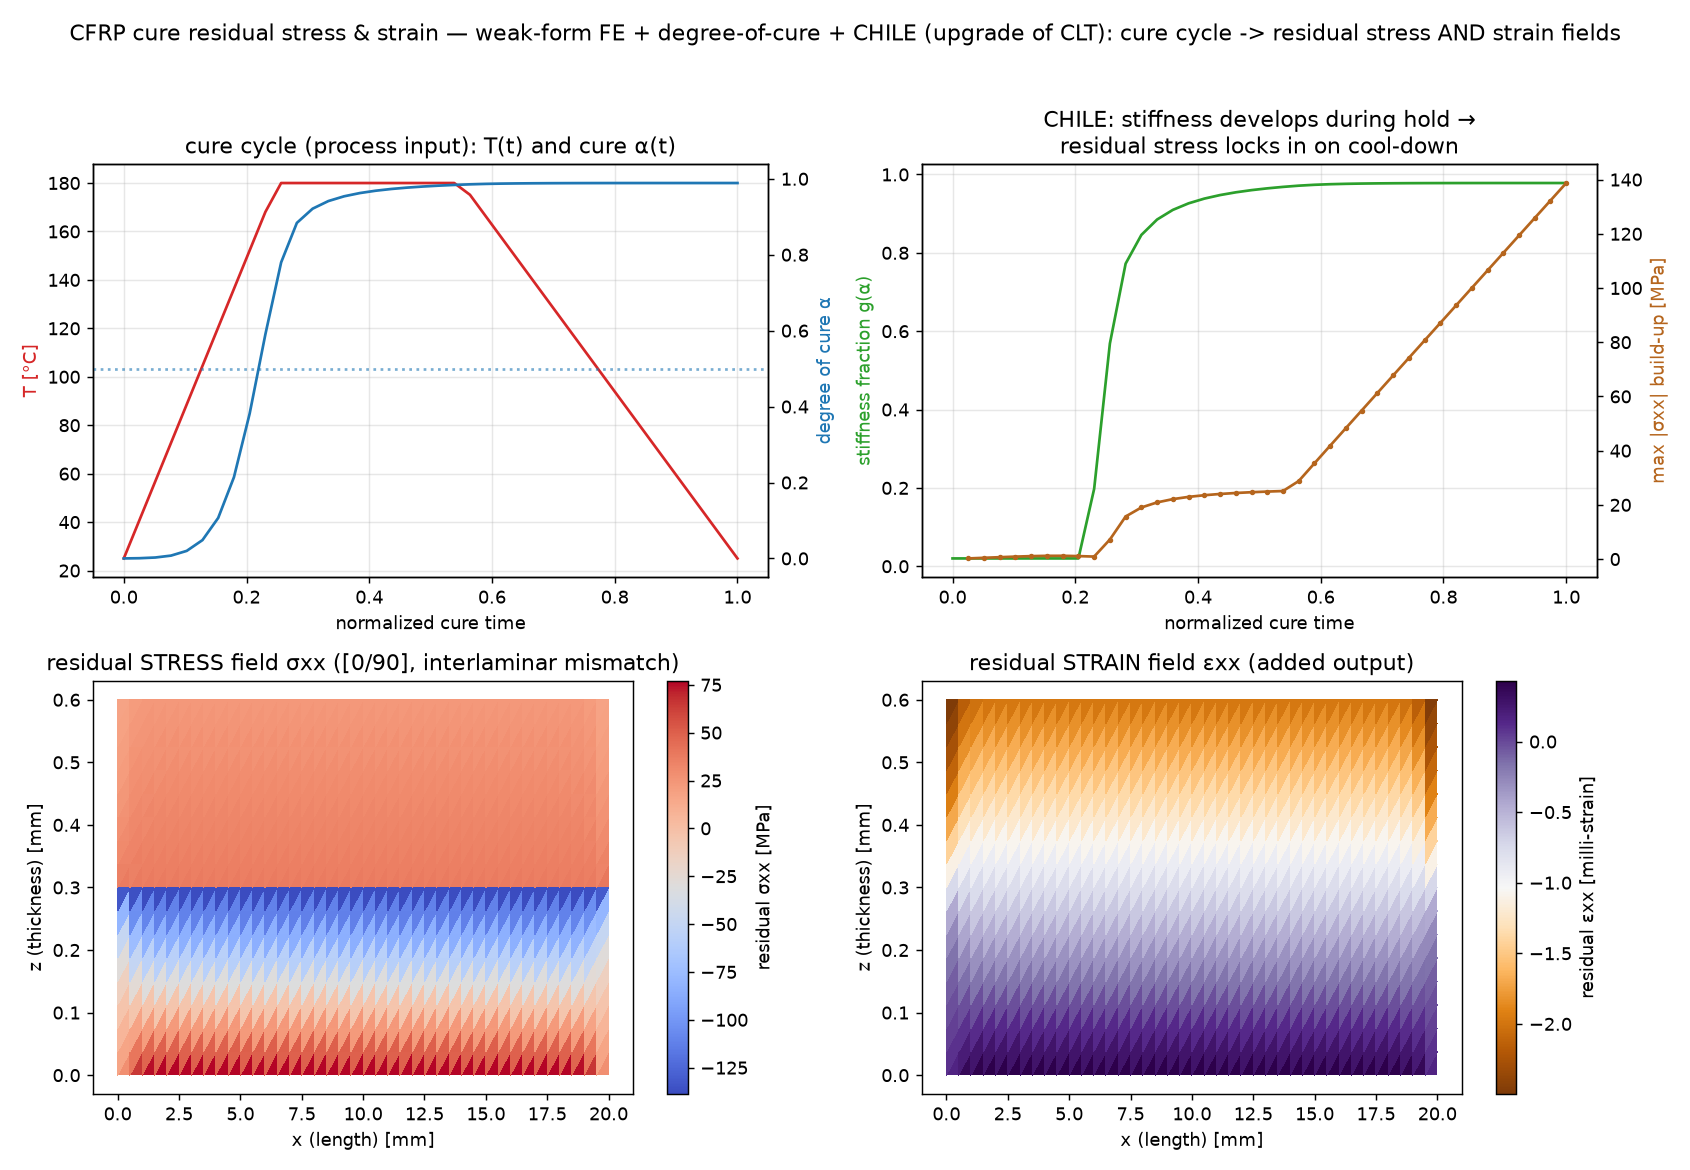

The script that saved this image:
"""cfrp_cure_residual_stress_fe.py — UPGRADE of the CLT seed (cfrp_cure_residual_stress.py)
to a weak-form finite-element, INCREMENTALLY CURED laminate that outputs both the
residual STRESS and residual STRAIN fields (Daikin/NEDO theme,
research/MEMO_cfrp_residual_stress_collab.md). This is the "格上げ": from analytic CLT
to a coupled cure-hardening FE driven by a real cure cycle.

Coupling (cure-hardening / CHILE picture, cf. LITREVIEW_cfrp_cure_residual_stress.md):
  * cure kinetics — degree of cure alpha(t) evolves along a cure cycle T(t) via an
    Arrhenius nth-order law  dalpha/dt = A e^{-Ea/RT} (1-alpha)^n,
  * CHILE stiffness — the ply modulus develops with cure, g(alpha) in [g0, 1], so
    stress only locks in after gelation (before gel the resin flows, ~stress free),
  * eigenstrains — thermal  alpha_CTE * dT  and chemical cure shrinkage  beta * dalpha
    (fibres inert; transverse only), applied INCREMENTALLY with the current modulus.
The residual state is built step by step by a plane-stress CST finite-element solve
K(g) du = f(deigen); stress and strain are accumulated. A [0/90] cross-section is used
so the ply CTE/stiffness mismatch locks in interlaminar residual stress on cool-down.

Validated: a SINGLE uniform ply, statically-determinate supports, contracts freely on
cool-down -> ~zero residual stress (machine-precision), the composite analogue of the
free-expansion check. The [0/90] laminate then develops real residual stress/strain.

Outputs (the process -> residual state map the collaboration wants):
  * cure cycle T(t) and degree of cure alpha(t) (the process input),
  * modulus development g(alpha) and the residual-stress build-up history,
  * residual STRESS field sigma_xx on the cross-section,
  * residual STRAIN field eps_xx on the cross-section (the added output).

Honest scope: plane-stress CST, CHILE (instantaneously linear-elastic per step, no
viscoelastic stress relaxation), cure shrinkage as a linear eigenstrain in dalpha,
no tool-part interaction; illustrative T300/epoxy-like properties and cure cycle. A
seed toward a viscoelastic cure FE. Physics is the lead; a process->residual surrogate
(repo CFRP-GNN / DeepONet, cf. ㉑) is the subordinate layer. No ML here.

Run:  python3 cfrp_cure_residual_stress_fe.py     (writes cfrp_cure_residual_stress_fe.png)
      python3 cfrp_cure_residual_stress_fe.py --help
"""
from __future__ import annotations

import argparse

import numpy as np
import scipy.sparse as sp
import scipy.sparse.linalg as spla

SEED = 20260726
LX, LZ = 20e-3, 0.6e-3          # laminate cross-section: length x thickness [m]
# T300/epoxy-like ply (plane-stress, cross-section x=length, z=thickness)
E1, E2 = 135e9, 9e9            # fibre-dir / transverse modulus [Pa]
NU = 0.30
G12 = 5e9
A1, A2 = -0.3e-6, 28e-6        # CTE fibre / transverse [1/K]
BETA_T = -4e-3                 # transverse chemical cure-shrinkage (per unit dalpha)
# cure kinetics (illustrative Arrhenius nth-order)
A_K, EA_K, NEXP = 1e8, 5.5e4, 1.6
RGAS = 8.314
ALPHA_GEL = 0.5               # gelation: stress builds only above this
G0 = 0.02                     # rubbery/ungelled stiffness fraction
T_CURE, T_ROOM = 180.0, 25.0


def build_mesh(nx, nz):
    xs = np.linspace(0, LX, nx + 1); zs = np.linspace(0, LZ, nz + 1)
    X, Z = np.meshgrid(xs, zs, indexing="ij")
    nodes = np.column_stack([X.ravel(), Z.ravel()])
    idx = lambda i, j: i * (nz + 1) + j
    tris, ply = [], []
    for i in range(nx):
        for j in range(nz):
            a, b, c, d = idx(i, j), idx(i + 1, j), idx(i + 1, j + 1), idx(i, j + 1)
            tris.append((a, b, c)); tris.append((a, c, d))
            # layup [0/90] through thickness: lower half 0deg, upper half 90deg
            deg = 0 if (j + 0.5) / nz < 0.5 else 90
            ply.append(deg); ply.append(deg)
    return nodes, np.asarray(tris, np.int64), np.asarray(ply)


def ply_material(deg):
    """Plane-stress orthotropic C (3x3) and eigenstrain coefficients (thermal a_x,a_z;
    shrink s_x,s_z) for a ply in the x-z cross-section. 0deg: fibre along x. 90deg:
    fibre along y (out of plane) -> both x,z transverse."""
    if deg == 0:
        Ex, Ez, ax, az = E1, E2, A1, A2
        sx, sz = 0.0, BETA_T                      # shrink transverse (z) only
    else:
        Ex, Ez, ax, az = E2, E2, A2, A2
        sx, sz = BETA_T, BETA_T                   # both in-plane transverse
    nuxz = NU * Ez / E1 if deg == 0 else NU
    nuzx = nuxz * Ez / Ex
    d = 1.0 - nuxz * nuzx
    C = np.array([[Ex / d, nuzx * Ex / d, 0.0],
                  [nuxz * Ez / d, Ez / d, 0.0],
                  [0.0, 0.0, G12]])
    return C, np.array([ax, az, 0.0]), np.array([sx, sz, 0.0])


def cst_B(p):
    x1, y1 = p[0]; x2, y2 = p[1]; x3, y3 = p[2]
    A2 = (x2 - x1) * (y3 - y1) - (x3 - x1) * (y2 - y1)
    area = 0.5 * abs(A2)
    b = np.array([y2 - y3, y3 - y1, y1 - y2]) / A2
    c = np.array([x3 - x2, x1 - x3, x2 - x1]) / A2
    B = np.zeros((3, 6))
    for k in range(3):
        B[0, 2 * k] = b[k]; B[1, 2 * k + 1] = c[k]
        B[2, 2 * k] = c[k]; B[2, 2 * k + 1] = b[k]
    return B, area


def cure_cycle(nstep):
    """Illustrative cure cycle T(t): heat 25->180, hold, cool 180->25 (deg C)."""
    t = np.linspace(0, 1.0, nstep)
    T = np.piecewise(t, [t < 0.25, (t >= 0.25) & (t < 0.55), t >= 0.55],
                     [lambda tt: T_ROOM + (T_CURE - T_ROOM) * tt / 0.25,
                      lambda tt: T_CURE,
                      lambda tt: T_CURE + (T_ROOM - T_CURE) * (tt - 0.55) / 0.45])
    return t, T


def integrate_cure(t, T):
    a = np.zeros_like(t)
    for i in range(1, len(t)):
        Tk = T[i - 1] + 273.15
        da = A_K * np.exp(-EA_K / (RGAS * Tk)) * (1 - a[i - 1]) ** NEXP * (t[i] - t[i - 1])
        a[i] = min(1.0, a[i - 1] + da)
    return a


def g_chile(alpha):
    """Cure-hardening stiffness fraction: g0 below gel, ramps to 1 after gel."""
    x = np.clip((alpha - ALPHA_GEL) / (1 - ALPHA_GEL), 0, 1)
    return G0 + (1 - G0) * x


def solve(nx, nz, nstep, single=False):
    nodes, tris, ply = build_mesh(nx, nz)
    if single:
        ply[:] = 0
    N = len(nodes); ndof = 2 * N
    Bs, areas, Cs, eth, esh = [], [], [], [], []
    for e, t in enumerate(tris):
        B, area = cst_B(nodes[list(t)])
        C, ath, ash = ply_material(ply[e])
        Bs.append(B); areas.append(area); Cs.append(C); eth.append(ath); esh.append(ash)

    # statically-determinate supports: allow free contraction + warp (validation-friendly)
    fixed = []
    n00 = np.argmin(nodes[:, 0] ** 2 + nodes[:, 1] ** 2)          # (0,0): u=w=0
    nL0 = np.argmin((nodes[:, 0] - LX) ** 2 + nodes[:, 1] ** 2)   # (LX,0): w=0
    fixed = [2 * n00, 2 * n00 + 1, 2 * nL0 + 1]
    free = np.setdiff1d(np.arange(ndof), fixed)

    t, T = cure_cycle(nstep); alpha = integrate_cure(t, T)
    g = g_chile(alpha)
    sig = np.zeros((len(tris), 3)); eps = np.zeros((len(tris), 3))
    u = np.zeros(ndof); hist = []

    for i in range(1, nstep):
        dT = T[i] - T[i - 1]; da = alpha[i] - alpha[i - 1]
        gi = g[i]
        rows, cols, vals = [], [], []
        F = np.zeros(ndof)
        for e, tri in enumerate(tris):
            dof = np.array([2 * tri[0], 2 * tri[0] + 1, 2 * tri[1], 2 * tri[1] + 1,
                            2 * tri[2], 2 * tri[2] + 1])
            Ce = gi * Cs[e]
            de = eth[e] * dT + esh[e] * da                # incremental eigenstrain
            Ke = areas[e] * (Bs[e].T @ Ce @ Bs[e])
            fe = areas[e] * (Bs[e].T @ Ce @ de)
            for a_ in range(6):
                F[dof[a_]] += fe[a_]
                for b_ in range(6):
                    rows.append(dof[a_]); cols.append(dof[b_]); vals.append(Ke[a_, b_])
        K = sp.csr_matrix((vals, (rows, cols)), shape=(ndof, ndof))
        du = np.zeros(ndof)
        du[free] = spla.spsolve(K[free][:, free].tocsc(), F[free])
        u += du
        for e, tri in enumerate(tris):
            dof = np.array([2 * tri[0], 2 * tri[0] + 1, 2 * tri[1], 2 * tri[1] + 1,
                            2 * tri[2], 2 * tri[2] + 1])
            deps = Bs[e] @ du[dof]
            de = eth[e] * dT + esh[e] * da
            sig[e] += g[i] * Cs[e] @ (deps - de)
            eps[e] += deps
        hist.append(np.max(np.abs(sig[:, 0])) / 1e6)
    return nodes, tris, ply, sig, eps, u, t, T, alpha, g, np.array(hist)


def main():
    ap = argparse.ArgumentParser(description=__doc__,
                                 formatter_class=argparse.RawDescriptionHelpFormatter)
    ap.add_argument("--nx", type=int, default=40)
    ap.add_argument("--nz", type=int, default=16)
    ap.add_argument("--nstep", type=int, default=40)
    ap.add_argument("--out", type=str, default="cfrp_cure_residual_stress_fe.png")
    args = ap.parse_args()
    np.random.seed(SEED)

    # validation: a single uniform ply contracts freely -> ~zero residual stress
    sig_single = solve(args.nx, args.nz, args.nstep, single=True)[3]
    print(f"[validate] single uniform ply, free contraction: max |sigma_xx| "
          f"{np.max(np.abs(sig_single[:,0]))/1e6:.2e} MPa (should be ~0)")

    nodes, tris, ply, sig, eps, u, t, T, alpha, g, hist = solve(args.nx, args.nz, args.nstep)
    sxx = sig[:, 0] / 1e6
    exx = eps[:, 0]
    print(f"CFRP cure FE ([0/90], CHILE, cure cycle): final cure alpha={alpha[-1]:.3f}")
    print(f"  residual sigma_xx range [{sxx.min():.1f}, {sxx.max():.1f}] MPa")
    print(f"  residual eps_xx  range [{exx.min()*1e3:.3f}, {exx.max()*1e3:.3f}] milli-strain")

    _plot(args.out, nodes, tris, sig, eps, u, t, T, alpha, g, hist)
    print(f"wrote {args.out}")


def _plot(out, nodes, tris, sig, eps, u, t, T, alpha, g, hist):
    import matplotlib
    matplotlib.use("Agg")
    import matplotlib.pyplot as plt
    import matplotlib.tri as mtri
    triang = mtri.Triangulation(nodes[:, 0] * 1e3, nodes[:, 1] * 1e3, tris)
    fig, ax = plt.subplots(2, 2, figsize=(13, 9))

    # cure cycle + degree of cure
    ax0 = ax[0, 0]; ax0b = ax0.twinx()
    ax0.plot(t, T, "-", color="#d62728", label="temperature T(t)")
    ax0b.plot(t, alpha, "-", color="#1f77b4", label="degree of cure α(t)")
    ax0b.axhline(ALPHA_GEL, color="#1f77b4", ls=":", alpha=0.6)
    ax0.set_xlabel("normalized cure time"); ax0.set_ylabel("T [°C]", color="#d62728")
    ax0b.set_ylabel("degree of cure α", color="#1f77b4")
    ax0.set_title("cure cycle (process input): T(t) and cure α(t)")
    ax0.grid(True, alpha=0.3)

    # modulus development + residual-stress build-up (both vs cure time)
    ax1 = ax[0, 1]; ax1b = ax1.twinx()
    ax1.plot(t, g, "-", color="#2ca02c", label="stiffness g(α)")
    ax1.set_xlabel("normalized cure time")
    ax1.set_ylabel("stiffness fraction g(α)", color="#2ca02c")
    ax1b.plot(t[1:], hist, "-o", ms=2, color="#b5651d")
    ax1b.set_ylabel("max |σxx| build-up [MPa]", color="#b5651d")
    ax1.set_title("CHILE: stiffness develops during hold →\nresidual stress locks in on cool-down")
    ax1.grid(True, alpha=0.3)

    tp = ax[1, 0].tripcolor(triang, facecolors=sig[:, 0] / 1e6, cmap="coolwarm")
    fig.colorbar(tp, ax=ax[1, 0], label="residual σxx [MPa]")
    ax[1, 0].set_title("residual STRESS field σxx ([0/90], interlaminar mismatch)")
    ax[1, 0].set_xlabel("x (length) [mm]"); ax[1, 0].set_ylabel("z (thickness) [mm]")
    ax[1, 0].set_aspect("auto")

    tp2 = ax[1, 1].tripcolor(triang, facecolors=eps[:, 0] * 1e3, cmap="PuOr")
    fig.colorbar(tp2, ax=ax[1, 1], label="residual εxx [milli-strain]")
    ax[1, 1].set_title("residual STRAIN field εxx (added output)")
    ax[1, 1].set_xlabel("x (length) [mm]"); ax[1, 1].set_ylabel("z (thickness) [mm]")
    ax[1, 1].set_aspect("auto")

    fig.suptitle("CFRP cure residual stress & strain — weak-form FE + degree-of-cure + CHILE "
                 "(upgrade of CLT): cure cycle -> residual stress AND strain fields", fontsize=12)
    fig.tight_layout(rect=[0, 0, 1, 0.96])
    fig.savefig(out, dpi=130)


if __name__ == "__main__":
    main()
